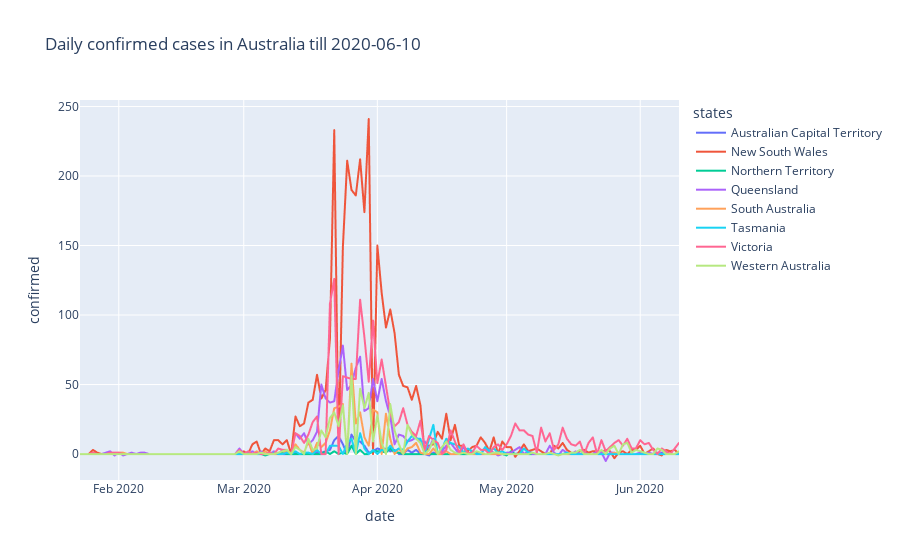

Notebook cell for this chart:
### Code cell
fig = px.line(Aus_df1, x='date', y='confirmed', color='states', title='Daily confirmed cases in Australia till 2020-06-10')
fig.show()

### Figure 1 — Plotly figure (JSON) as saved in the notebook; plotly's stock layout.template omitted (floating-point values rounded to 4 significant figures; data arrays with more than 128 entries replaced by an {"elided": "..."} marker saying what was removed)
{"data": [{"hovertemplate": "states=Australian Capital Territory<br>date=%{x}<br>confirmed=%{y}<extra></extra>", "legendgroup": "Australian Capital Territory", "line": {"color": "#636efa", "dash": "solid"}, "marker": {"symbol": "circle"}, "mode": "lines", "name": "Australian Capital Territory", "showlegend": true, "type": "scattergl", "x": {"elided": "140 str values"}, "xaxis": "x", "y": {"elided": "140 int values"}, "yaxis": "y"}, {"hovertemplate": "states=New South Wales<br>date=%{x}<br>confirmed=%{y}<extra></extra>", "legendgroup": "New South Wales", "line": {"color": "#EF553B", "dash": "solid"}, "marker": {"symbol": "circle"}, "mode": "lines", "name": "New South Wales", "showlegend": true, "type": "scattergl", "x": {"elided": "140 str values"}, "xaxis": "x", "y": {"elided": "140 int values"}, "yaxis": "y"}, {"hovertemplate": "states=Northern Territory<br>date=%{x}<br>confirmed=%{y}<extra></extra>", "legendgroup": "Northern Territory", "line": {"color": "#00cc96", "dash": "solid"}, "marker": {"symbol": "circle"}, "mode": "lines", "name": "Northern Territory", "showlegend": true, "type": "scattergl", "x": {"elided": "140 str values"}, "xaxis": "x", "y": {"elided": "140 int values"}, "yaxis": "y"}, {"hovertemplate": "states=Queensland<br>date=%{x}<br>confirmed=%{y}<extra></extra>", "legendgroup": "Queensland", "line": {"color": "#ab63fa", "dash": "solid"}, "marker": {"symbol": "circle"}, "mode": "lines", "name": "Queensland", "showlegend": true, "type": "scattergl", "x": {"elided": "140 str values"}, "xaxis": "x", "y": {"elided": "140 int values"}, "yaxis": "y"}, {"hovertemplate": "states=South Australia<br>date=%{x}<br>confirmed=%{y}<extra></extra>", "legendgroup": "South Australia", "line": {"color": "#FFA15A", "dash": "solid"}, "marker": {"symbol": "circle"}, "mode": "lines", "name": "South Australia", "showlegend": true, "type": "scattergl", "x": {"elided": "140 str values"}, "xaxis": "x", "y": {"elided": "140 int values"}, "yaxis": "y"}, {"hovertemplate": "states=Tasmania<br>date=%{x}<br>confirmed=%{y}<extra></extra>", "legendgroup": "Tasmania", "line": {"color": "#19d3f3", "dash": "solid"}, "marker": {"symbol": "circle"}, "mode": "lines", "name": "Tasmania", "showlegend": true, "type": "scattergl", "x": {"elided": "140 str values"}, "xaxis": "x", "y": {"elided": "140 int values"}, "yaxis": "y"}, {"hovertemplate": "states=Victoria<br>date=%{x}<br>confirmed=%{y}<extra></extra>", "legendgroup": "Victoria", "line": {"color": "#FF6692", "dash": "solid"}, "marker": {"symbol": "circle"}, "mode": "lines", "name": "Victoria", "showlegend": true, "type": "scattergl", "x": {"elided": "140 str values"}, "xaxis": "x", "y": {"elided": "140 int values"}, "yaxis": "y"}, {"hovertemplate": "states=Western Australia<br>date=%{x}<br>confirmed=%{y}<extra></extra>", "legendgroup": "Western Australia", "line": {"color": "#B6E880", "dash": "solid"}, "marker": {"symbol": "circle"}, "mode": "lines", "name": "Western Australia", "showlegend": true, "type": "scattergl", "x": {"elided": "140 str values"}, "xaxis": "x", "y": {"elided": "140 int values"}, "yaxis": "y"}], "layout": {"legend": {"title": {"text": "states"}, "tracegroupgap": 0}, "title": {"text": "Daily confirmed cases in Australia till 2020-06-10"}, "xaxis": {"anchor": "y", "domain": [0, 1], "title": {"text": "date"}}, "yaxis": {"anchor": "x", "domain": [0, 1], "title": {"text": "confirmed"}}}}
